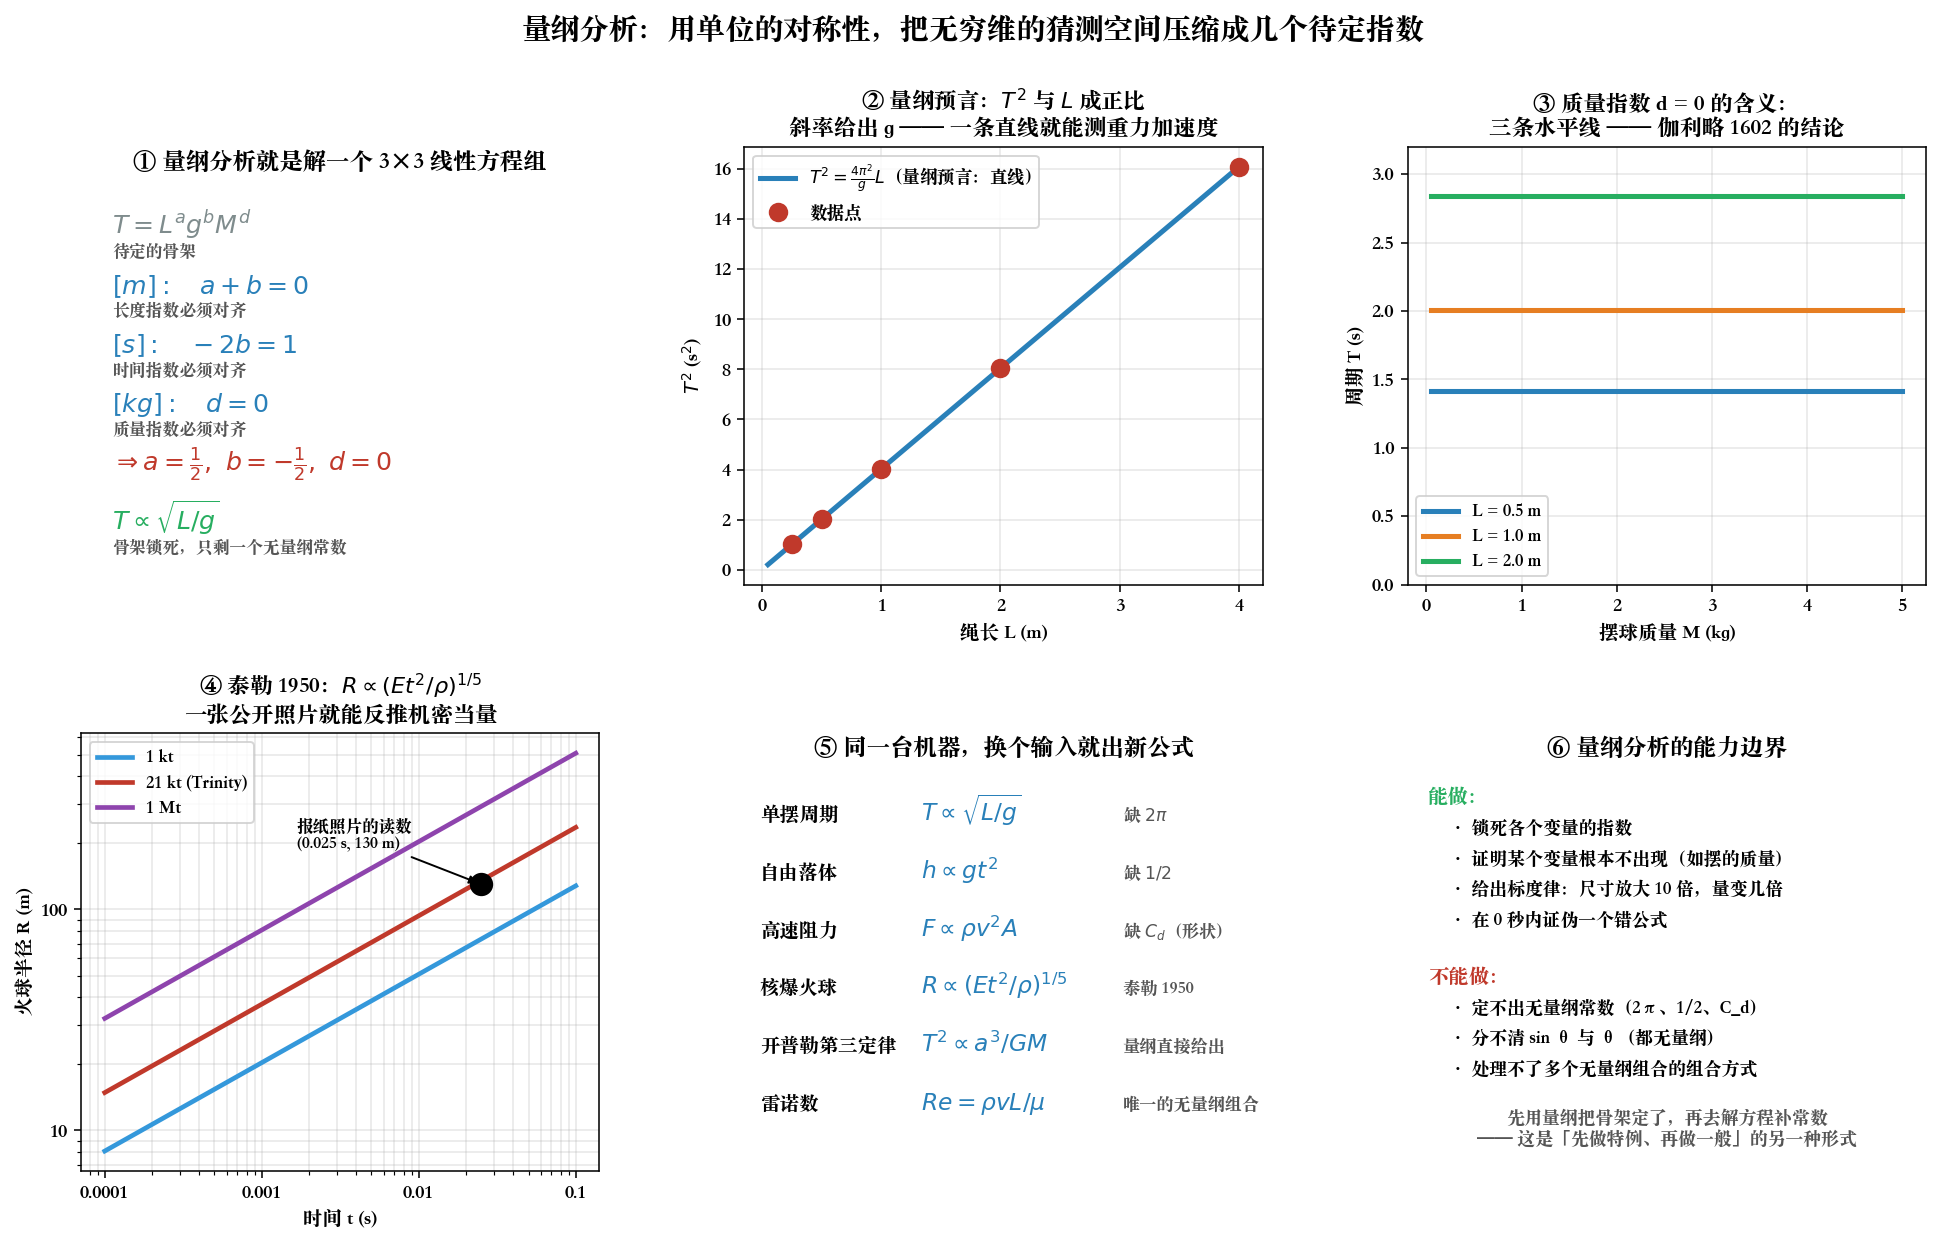

Recreate this plot in Python.
"""dimensional_analysis_solver.py
================================================================================
Chapter 0.98.4 案例一 · 量纲分析：动笔之前，先用单位把公式骨架锁死

物理学家有个作弊技巧：**不推导，直接「猜」出公式的形状。**

单摆周期 T 可能依赖：绳长 L(m)、重力 g(m/s²)、摆球质量 M(kg)。
设  T = L^a · g^b · M^d，两边单位必须对齐：

    长度[m]  的指数：  a + b = 0
    时间[s]  的指数： -2b   = 1
    质量[kg] 的指数：  d    = 0

一行线性方程组解出 a=1/2, b=-1/2, d=0，于是

    T ∝ √(L/g)

**顺带证明了周期与质量无关** —— 就是伽利略 1602 年在比萨大教堂盯着吊灯
看出来的那件事。量纲分析给不出的，只有那个无量纲常数 2π：那要真的解
微分方程才知道。

    量纲分析 = 用「单位」这个对称性，把无穷维的函数空间压缩到几个待定指数。
    性价比最高的动作，没有之一。

本脚本把这件事做成一个通用求解器：给它物理量和单位，它解出指数。
四个案例：单摆周期 / 自由落体 / 高速阻力 / 核爆火球半径（泰勒 1950）。

历史彩蛋：1950 年 G.I. 泰勒仅凭报纸上公开的蘑菇云照片 + 量纲分析，
算出了美国第一颗原子弹的当量在 2 万吨 TNT 量级 —— 当时那还是机密。

运行：  python ch00_98_deriving_formulas/dimensional_analysis_solver.py
================================================================================
"""

from pathlib import Path

import matplotlib.pyplot as plt
import numpy as np
import sympy as sp
from matplotlib.ticker import FuncFormatter

PLAIN = FuncFormatter(lambda v, _: f"{v:g}")

# 基本量纲：(长度 m, 时间 s, 质量 kg)
DIM = {
    "长度 L": (1, 0, 0),
    "时间 t": (0, 1, 0),
    "质量 M": (0, 0, 1),
    "重力 g": (1, -2, 0),
    "速度 v": (1, -1, 0),
    "密度 ρ": (-3, 0, 1),
    "能量 E": (2, -2, 1),
    "力 F": (1, -2, 1),
    "面积 A": (2, 0, 0),
}


def solve_exponents(target, sources):
    """给定目标量纲与若干输入量，解出指数 —— 这就是量纲分析的全部机械内容。"""
    names = list(sources)
    exps = sp.symbols(f'a0:{len(names)}')
    eqs = []
    for k in range(3):                       # 三个基本量纲，各给一条方程
        lhs = sum(e * DIM[n][k] for e, n in zip(exps, names))
        eqs.append(sp.Eq(lhs, DIM[target][k]))
    sol = sp.solve(eqs, exps, dict=True)
    return names, (sol[0] if sol else None), exps


def report(title, target, sources, note):
    names, sol, exps = solve_exponents(target, sources)
    print(f"\n{title}")
    print(f"  目标：{target}   输入：{', '.join(names)}")
    if sol is None:
        print("  无解 —— 说明缺了物理量，或者多给了冗余量")
        return
    parts = []
    for e, n in zip(exps, names):
        p = sp.nsimplify(sol[e])
        if p != 0:
            parts.append(f"{n.split()[1]}^({p})")
    print(f"  解：  {' · '.join(parts)}")
    print(f"  {note}")


def main():
    print("=" * 74)
    print("量纲分析求解器 —— 用单位的对称性锁死公式骨架")
    print("=" * 74)

    report("① 单摆周期", "时间 t", ["长度 L", "重力 g", "质量 M"],
           "→ T ∝ √(L/g)，且与质量无关（伽利略 1602）。缺的只有常数 2π。")
    report("② 自由落体下落距离", "长度 L", ["时间 t", "重力 g"],
           "→ h ∝ g t²，缺的常数是 1/2。")
    report("③ 高速阻力", "力 F", ["密度 ρ", "速度 v", "面积 A"],
           "→ F ∝ ρ v² A，缺的是阻力系数 C_d（形状决定，量纲管不了）。")
    report("④ 核爆火球半径（泰勒 1950）", "长度 L", ["能量 E", "密度 ρ", "时间 t"],
           "→ R ∝ (E t²/ρ)^(1/5)。泰勒靠报纸照片反推出了 2 万吨量级的当量。")

    # ---- 数值验证：单摆 ----------------------------------------------------
    print("\n验收：量纲给出的骨架，能不能被真实数据确认？")
    Ls = np.array([0.25, 0.5, 1.0, 2.0, 4.0])
    g = 9.81
    T_theory = 2 * np.pi * np.sqrt(Ls / g)
    print(f"  {'L (m)':<10}{'T = 2π√(L/g)':<18}{'T/√L（应为常数）':<20}")
    for L, T in zip(Ls, T_theory):
        print(f"  {L:<10.2f}{T:<18.4f}{T/np.sqrt(L):<20.6f}")

    # ---- 泰勒的核爆反推 ----------------------------------------------------
    rho = 1.225                                   # 空气密度 kg/m³
    # Trinity 试验公开照片：t = 0.025 s 时火球半径约 130 m
    t_obs, R_obs = 0.025, 130.0
    E_est = rho * R_obs ** 5 / t_obs ** 2         # 由 R ∝ (Et²/ρ)^(1/5) 反解，常数取 1
    print(f"\n泰勒 1950 的反推（常数取 1，只看量纲）:")
    print(f"  照片读数 t = {t_obs} s, R = {R_obs} m")
    print(f"  E ≈ ρR⁵/t² = {E_est:.3e} J = {E_est/4.184e12:.1f} kt TNT")
    print(f"  实际 Trinity 当量 ≈ 21 kt   ← 量纲分析在数量级上直接命中")

    fig = plt.figure(figsize=(17, 9.5))
    gs = fig.add_gridspec(2, 3, hspace=.34, wspace=.28)

    # ---- ① 指数方程组的可视化 ---------------------------------------------
    ax = fig.add_subplot(gs[0, 0])
    ax.axis("off")
    ax.text(.5, .95, "① 量纲分析就是解一个 3×3 线性方程组", ha="center",
            transform=ax.transAxes, fontsize=12, fontweight="bold")
    lines = [
        (r"$T = L^a g^b M^d$", "待定的骨架", "#7f8c8d"),
        (r"$[m]:\quad a + b = 0$", "长度指数必须对齐", "#2980b9"),
        (r"$[s]:\quad -2b = 1$", "时间指数必须对齐", "#2980b9"),
        (r"$[kg]:\quad d = 0$", "质量指数必须对齐", "#2980b9"),
        (r"$\Rightarrow a=\frac{1}{2},\ b=-\frac{1}{2},\ d=0$", "", "#c0392b"),
        (r"$T \propto \sqrt{L/g}$", "骨架锁死，只剩一个无量纲常数", "#27ae60"),
    ]
    for i, (f, note, col) in enumerate(lines):
        y = .8 - i * .135
        ax.text(.06, y, f, transform=ax.transAxes, fontsize=13, color=col)
        if note:
            ax.text(.06, y - .052, note, transform=ax.transAxes, fontsize=8.6, color="#555")

    # ---- ② 单摆：T² vs L 是直线 --------------------------------------------
    ax = fig.add_subplot(gs[0, 1])
    Ls_fine = np.linspace(.05, 4, 300)
    ax.plot(Ls_fine, (2 * np.pi * np.sqrt(Ls_fine / g)) ** 2, lw=2.6, color="#2980b9",
            label=r"$T^2 = \frac{4\pi^2}{g}L$（量纲预言：直线）")
    ax.plot(Ls, T_theory ** 2, "o", ms=9, color="#c0392b", label="数据点")
    ax.set_xlabel("绳长 L (m)")
    ax.set_ylabel(r"$T^2$ (s$^2$)")
    ax.set_title("② 量纲预言：$T^2$ 与 $L$ 成正比\n斜率给出 g —— 一条直线就能测重力加速度",
                 fontsize=11.5, fontweight="bold")
    ax.legend(fontsize=9)
    ax.grid(alpha=.3)

    # ---- ③ 与质量无关 ------------------------------------------------------
    ax = fig.add_subplot(gs[0, 2])
    Ms = np.linspace(.05, 5, 200)
    for L, col in ((0.5, "#2980b9"), (1.0, "#e67e22"), (2.0, "#27ae60")):
        ax.plot(Ms, np.full_like(Ms, 2 * np.pi * np.sqrt(L / g)), lw=2.6, color=col,
                label=f"L = {L} m")
    ax.set_xlabel("摆球质量 M (kg)")
    ax.set_ylabel("周期 T (s)")
    ax.set_ylim(0, 3.2)
    ax.set_title("③ 质量指数 d = 0 的含义：\n三条水平线 —— 伽利略 1602 的结论",
                 fontsize=11.5, fontweight="bold")
    ax.legend(fontsize=9)
    ax.grid(alpha=.3)

    # ---- ④ 泰勒的核爆标度律 ------------------------------------------------
    ax = fig.add_subplot(gs[1, 0])
    ts = np.logspace(-4, -1, 200)
    for E, lab, col in ((4.184e12, "1 kt", "#3498db"),
                        (21 * 4.184e12, "21 kt (Trinity)", "#c0392b"),
                        (1000 * 4.184e12, "1 Mt", "#8e44ad")):
        ax.loglog(ts, (E * ts ** 2 / rho) ** .2, lw=2.4, color=col, label=lab)
    ax.plot([t_obs], [R_obs], "o", ms=11, color="k")
    ax.annotate("报纸照片的读数\n(0.025 s, 130 m)", (t_obs, R_obs),
                textcoords="offset points", xytext=(-95, 18), fontsize=8.5,
                arrowprops=dict(arrowstyle="-|>", color="k"))
    ax.set_xlabel("时间 t (s)")
    ax.set_ylabel("火球半径 R (m)")
    ax.xaxis.set_major_formatter(PLAIN)
    ax.yaxis.set_major_formatter(PLAIN)
    ax.set_title(r"④ 泰勒 1950：$R \propto (Et^2/\rho)^{1/5}$" + "\n一张公开照片就能反推机密当量",
                 fontsize=11.5, fontweight="bold")
    ax.legend(fontsize=9)
    ax.grid(alpha=.3, which="both")

    # ---- ⑤ 更多案例 --------------------------------------------------------
    ax = fig.add_subplot(gs[1, 1])
    ax.axis("off")
    ax.text(.5, .95, "⑤ 同一台机器，换个输入就出新公式", ha="center",
            transform=ax.transAxes, fontsize=12, fontweight="bold")
    rows = [
        ("单摆周期", r"$T\propto\sqrt{L/g}$", "缺 $2\\pi$"),
        ("自由落体", r"$h\propto gt^2$", "缺 $1/2$"),
        ("高速阻力", r"$F\propto\rho v^2 A$", "缺 $C_d$（形状）"),
        ("核爆火球", r"$R\propto (Et^2/\rho)^{1/5}$", "泰勒 1950"),
        ("开普勒第三定律", r"$T^2\propto a^3/GM$", "量纲直接给出"),
        ("雷诺数", r"$Re=\rho v L/\mu$", "唯一的无量纲组合"),
    ]
    for i, (name, formula, note) in enumerate(rows):
        y = .8 - i * .132
        ax.text(.03, y, name, transform=ax.transAxes, fontsize=10, fontweight="bold")
        ax.text(.34, y, formula, transform=ax.transAxes, fontsize=12, color="#2980b9")
        ax.text(.73, y, note, transform=ax.transAxes, fontsize=8.8, color="#555")

    # ---- ⑥ 量纲能做什么、不能做什么 ----------------------------------------
    ax = fig.add_subplot(gs[1, 2])
    ax.axis("off")
    ax.text(.5, .95, "⑥ 量纲分析的能力边界", ha="center",
            transform=ax.transAxes, fontsize=12, fontweight="bold")
    can = ["锁死各个变量的**指数**", "证明某个变量**根本不出现**（如摆的质量）",
           "给出标度律：尺寸放大 10 倍，量变几倍", "在 0 秒内**证伪**一个错公式"]
    cannot = ["定不出无量纲常数（2π、1/2、C_d）", "分不清 sin θ 与 θ（都无量纲）",
              "处理不了多个无量纲组合的组合方式"]
    ax.text(.04, .84, "能做：", transform=ax.transAxes, fontsize=10.5,
            fontweight="bold", color="#27ae60")
    for i, t in enumerate(can):
        ax.text(.08, .77 - i * .07, "· " + t.replace("**", ""),
                transform=ax.transAxes, fontsize=9.2)
    ax.text(.04, .43, "不能做：", transform=ax.transAxes, fontsize=10.5,
            fontweight="bold", color="#c0392b")
    for i, t in enumerate(cannot):
        ax.text(.08, .36 - i * .07, "· " + t, transform=ax.transAxes, fontsize=9.2)
    ax.text(.5, .06, "先用量纲把骨架定了，再去解方程补常数\n"
                     "—— 这是「先做特例、再做一般」的另一种形式",
            ha="center", transform=ax.transAxes, fontsize=9.2,
            style="italic", color="#555")

    fig.suptitle("量纲分析：用单位的对称性，把无穷维的猜测空间压缩成几个待定指数",
                 fontsize=15, fontweight="bold")
    out = Path(__file__).with_suffix(".png")
    fig.savefig(out, dpi=140, bbox_inches="tight")
    print(f"\n图已保存到 {out}")


if __name__ == "__main__":
    plt.rcParams["font.sans-serif"] = [
        "PingFang SC", "Heiti SC", "Songti SC",
        "Noto Sans CJK SC", "WenQuanYi Zen Hei", "Arial Unicode MS",
    ]
    plt.rcParams["axes.unicode_minus"] = False
    main()
